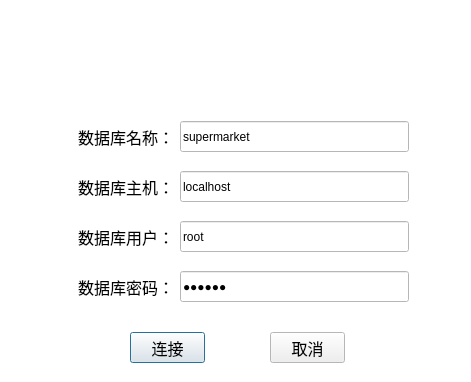
<?xml version="1.0" encoding="UTF-8"?>
<ui version="4.0">
 <class>DatabaseSetClass</class>
 <widget class="QDialog" name="DatabaseSetClass">
  <property name="geometry">
   <rect>
    <x>0</x>
    <y>0</y>
    <width>471</width>
    <height>382</height>
   </rect>
  </property>
  <property name="minimumSize">
   <size>
    <width>471</width>
    <height>382</height>
   </size>
  </property>
  <property name="maximumSize">
   <size>
    <width>471</width>
    <height>382</height>
   </size>
  </property>
  <property name="palette">
   <palette>
    <active>
     <colorrole role="Base">
      <brush brushstyle="SolidPattern">
       <color alpha="255">
        <red>255</red>
        <green>255</green>
        <blue>255</blue>
       </color>
      </brush>
     </colorrole>
     <colorrole role="Window">
      <brush brushstyle="SolidPattern">
       <color alpha="255">
        <red>255</red>
        <green>255</green>
        <blue>255</blue>
       </color>
      </brush>
     </colorrole>
    </active>
    <inactive>
     <colorrole role="Base">
      <brush brushstyle="SolidPattern">
       <color alpha="255">
        <red>255</red>
        <green>255</green>
        <blue>255</blue>
       </color>
      </brush>
     </colorrole>
     <colorrole role="Window">
      <brush brushstyle="SolidPattern">
       <color alpha="255">
        <red>255</red>
        <green>255</green>
        <blue>255</blue>
       </color>
      </brush>
     </colorrole>
    </inactive>
    <disabled>
     <colorrole role="Base">
      <brush brushstyle="SolidPattern">
       <color alpha="255">
        <red>255</red>
        <green>255</green>
        <blue>255</blue>
       </color>
      </brush>
     </colorrole>
     <colorrole role="Window">
      <brush brushstyle="SolidPattern">
       <color alpha="255">
        <red>255</red>
        <green>255</green>
        <blue>255</blue>
       </color>
      </brush>
     </colorrole>
    </disabled>
   </palette>
  </property>
  <property name="windowTitle">
   <string>数据库设置</string>
  </property>
  <property name="windowIcon">
   <iconset resource="client.qrc">
    <normaloff>:/Client/Resources/ico.ico</normaloff>:/Client/Resources/ico.ico</iconset>
  </property>
  <widget class="QPushButton" name="connect2database">
   <property name="geometry">
    <rect>
     <x>130</x>
     <y>332</y>
     <width>75</width>
     <height>31</height>
    </rect>
   </property>
   <property name="font">
    <font>
     <pointsize>12</pointsize>
    </font>
   </property>
   <property name="text">
    <string>连接</string>
   </property>
  </widget>
  <widget class="QPushButton" name="cancel">
   <property name="geometry">
    <rect>
     <x>270</x>
     <y>332</y>
     <width>75</width>
     <height>31</height>
    </rect>
   </property>
   <property name="font">
    <font>
     <pointsize>12</pointsize>
    </font>
   </property>
   <property name="text">
    <string>取消</string>
   </property>
  </widget>
  <widget class="QLabel" name="label_6">
   <property name="geometry">
    <rect>
     <x>0</x>
     <y>0</y>
     <width>471</width>
     <height>97</height>
    </rect>
   </property>
   <property name="styleSheet">
    <string notr="true">border-image: url(:/Client/Resources/database backgroud image.jpg);</string>
   </property>
   <property name="text">
    <string/>
   </property>
  </widget>
  <widget class="QWidget" name="layoutWidget">
   <property name="geometry">
    <rect>
     <x>78</x>
     <y>120</y>
     <width>331</width>
     <height>33</height>
    </rect>
   </property>
   <layout class="QHBoxLayout" name="horizontalLayout">
    <item>
     <widget class="QLabel" name="label_2">
      <property name="font">
       <font>
        <pointsize>12</pointsize>
       </font>
      </property>
      <property name="text">
       <string>数据库名称：</string>
      </property>
     </widget>
    </item>
    <item>
     <widget class="QLineEdit" name="SQLDBName_LE">
      <property name="minimumSize">
       <size>
        <width>0</width>
        <height>31</height>
       </size>
      </property>
      <property name="text">
       <string>supermarket</string>
      </property>
     </widget>
    </item>
   </layout>
  </widget>
  <widget class="QWidget" name="layoutWidget">
   <property name="geometry">
    <rect>
     <x>78</x>
     <y>170</y>
     <width>331</width>
     <height>33</height>
    </rect>
   </property>
   <layout class="QHBoxLayout" name="horizontalLayout_2">
    <item>
     <widget class="QLabel" name="label">
      <property name="font">
       <font>
        <pointsize>12</pointsize>
       </font>
      </property>
      <property name="text">
       <string>数据库主机：</string>
      </property>
     </widget>
    </item>
    <item>
     <widget class="QLineEdit" name="SQLHostName_LE">
      <property name="minimumSize">
       <size>
        <width>0</width>
        <height>31</height>
       </size>
      </property>
      <property name="text">
       <string>localhost</string>
      </property>
     </widget>
    </item>
   </layout>
  </widget>
  <widget class="QWidget" name="layoutWidget">
   <property name="geometry">
    <rect>
     <x>78</x>
     <y>220</y>
     <width>331</width>
     <height>33</height>
    </rect>
   </property>
   <layout class="QHBoxLayout" name="horizontalLayout_3">
    <item>
     <widget class="QLabel" name="label_3">
      <property name="font">
       <font>
        <pointsize>12</pointsize>
       </font>
      </property>
      <property name="text">
       <string>数据库用户：</string>
      </property>
     </widget>
    </item>
    <item>
     <widget class="QLineEdit" name="SQLLoginUser_LE">
      <property name="minimumSize">
       <size>
        <width>0</width>
        <height>31</height>
       </size>
      </property>
      <property name="text">
       <string>root</string>
      </property>
     </widget>
    </item>
   </layout>
  </widget>
  <widget class="QWidget" name="layoutWidget">
   <property name="geometry">
    <rect>
     <x>78</x>
     <y>270</y>
     <width>331</width>
     <height>33</height>
    </rect>
   </property>
   <layout class="QHBoxLayout" name="horizontalLayout_4">
    <item>
     <widget class="QLabel" name="label_4">
      <property name="font">
       <font>
        <pointsize>12</pointsize>
       </font>
      </property>
      <property name="text">
       <string>数据库密码：</string>
      </property>
     </widget>
    </item>
    <item>
     <widget class="QLineEdit" name="SQLLoginPasswd_LE">
      <property name="minimumSize">
       <size>
        <width>0</width>
        <height>31</height>
       </size>
      </property>
      <property name="text">
       <string>chenyf</string>
      </property>
      <property name="echoMode">
       <enum>QLineEdit::Password</enum>
      </property>
     </widget>
    </item>
   </layout>
  </widget>
 </widget>
 <resources>
  <include location="client.qrc"/>
 </resources>
 <connections/>
</ui>
